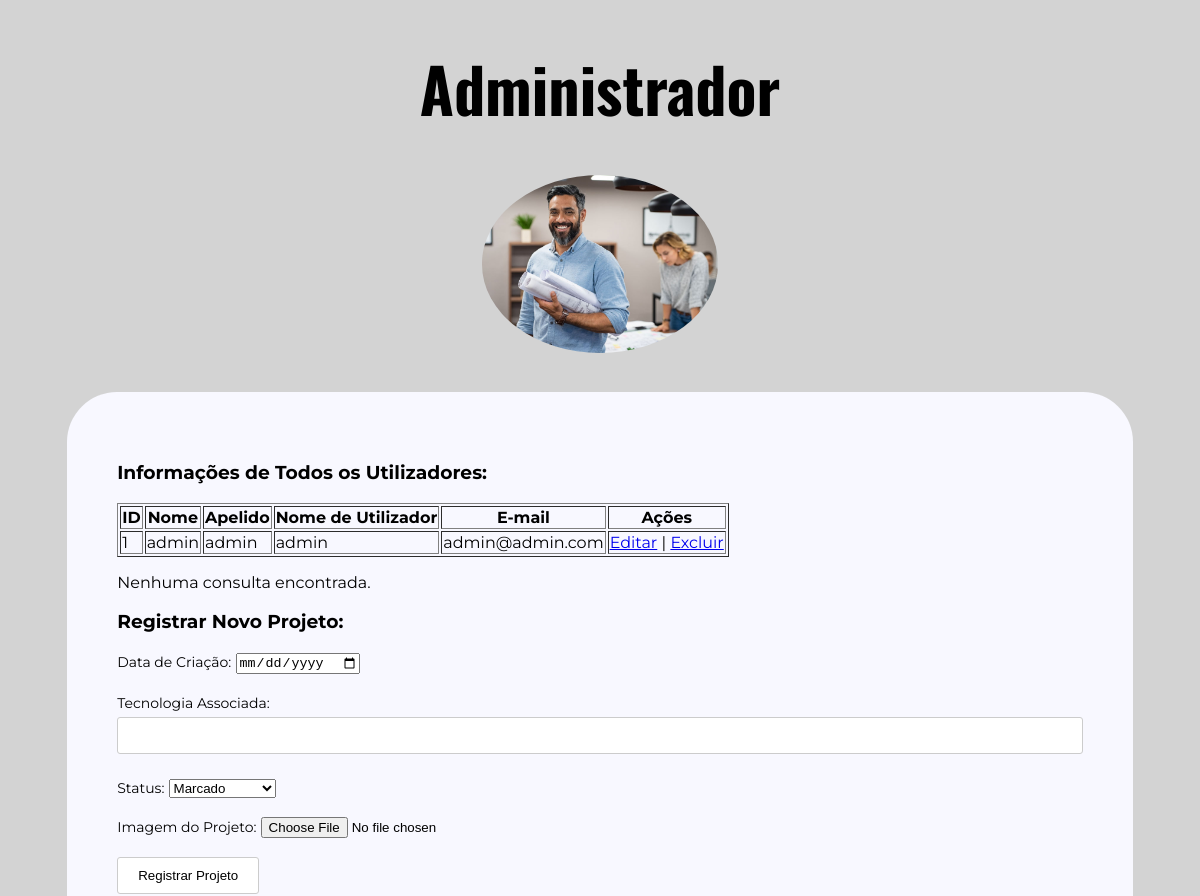
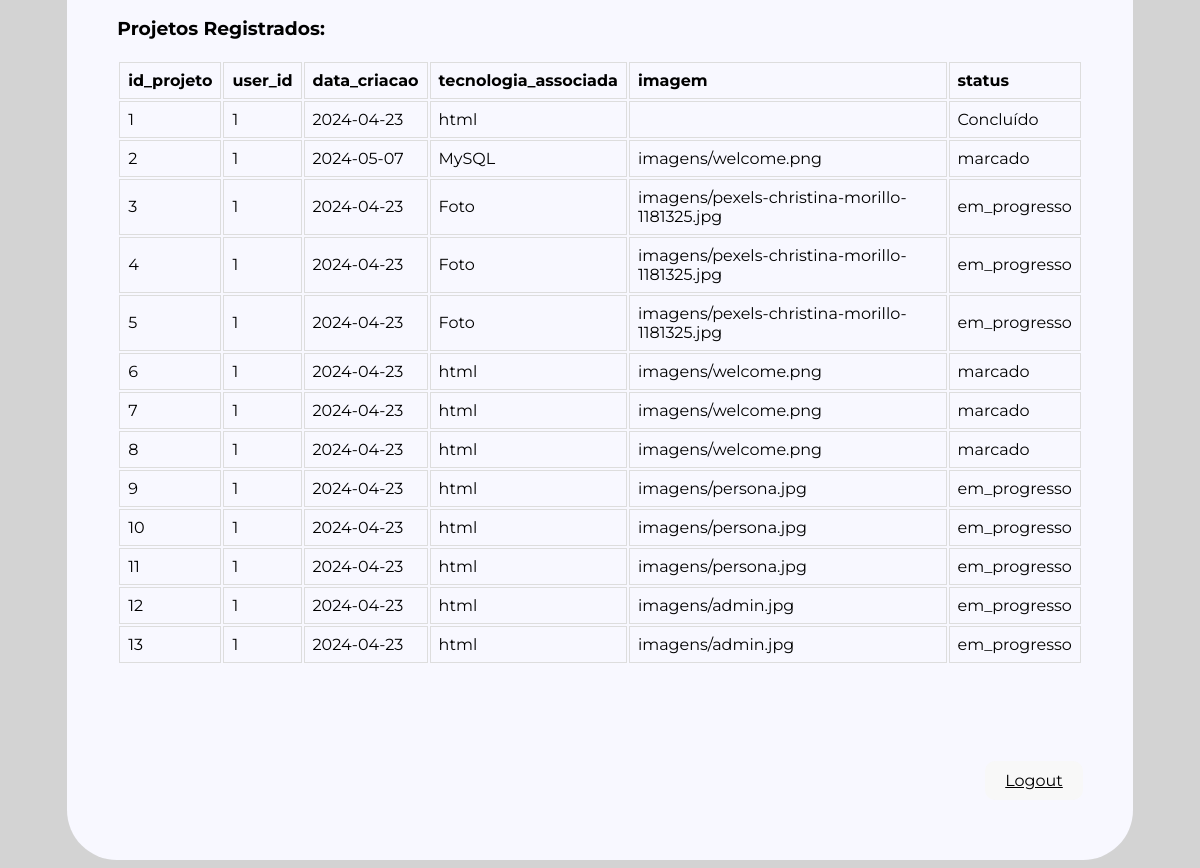
Screenshot of /login/perfil_admin.php (signed in) with the database file from the repository (2 pictures, top to bottom).
### tables this page shows
CREATE TABLE `Utilizadores` (
  `user_id` int(11) NOT NULL,
  `nome` varchar(255) DEFAULT NULL,
  `apelido` varchar(255) DEFAULT NULL,
  `user_name` varchar(255) DEFAULT NULL,
  `email` varchar(255) DEFAULT NULL,
  `password` varchar(255) DEFAULT NULL,
  `user_type` varchar(255) DEFAULT NULL
);

CREATE TABLE `Projetos` (
  `id_projeto` int(11) NOT NULL,
  `user_id` int(11) DEFAULT NULL,
  `data_criacao` date DEFAULT NULL,
  `tecnologia_associada` varchar(255) DEFAULT NULL,
  `imagem` blob,
  `status` varchar(255) DEFAULT NULL
);

### login/perfil_admin.php (the view, shortened to what this page needs)
<?php
 $conn = MysqliConnection::getInstance()->getConnection();
$sql_projetos = "SELECT * FROM projetos";
$result_projetos = $conn->query($sql_projetos);
?>
<!DOCTYPE html>
<html lang="pt">
<head>
</head>
<body class="p-3 m-0 border-0 bd-example m-0 border-0">
    <h1 id="perfil-h1">Administrador</h1>
    <p style="text-align:center;"><img src="imagens/img4.jpg" alt="persona" width="20%" height="auto" style="border-radius:50%;"></p>
    <div class="caixa1 row" style="padding:50px;">
    <?php
    $servername = "localhost";
    $username = "root";
    $password_db = "root";
    $dbname = "cpphp_ex";
    $conn = new mysqli($servername, $username, $password_db, $dbname);
    $sql_users = "SELECT * FROM utilizadores";
    $result_users = $conn->query($sql_users);
    if ($result_users->num_rows > 0) {
        echo "<h3>Informações de Todos os Utilizadores:</h3>";
        echo "<table border='1'>";
        echo "<tr><th>ID</th><th>Nome</th><th>Apelido</th><th>Nome de Utilizador</th><th>E-mail</th><th>Ações</th></tr>";
        while ($row = $result_users->fetch_assoc()) {
            $user_id = $row['user_id'];
            $nome = $row['nome'];
            $apelido = $row['apelido'];
            $user_name = $row['user_name'];
            $email = $row['email'];
            echo "<tr><td>$user_id</td><td>$nome</td><td>$apelido</td><td>$user_name</td><td>$email</td>";
            echo "<td><a href='editar_perfil_admin.php?user_id=$user_id'>Editar</a> | <a href='excluir_utilizador_admin.php?user_id=$user_id'>Excluir</a></td></tr>";
        }
        echo "</table>";
    } else {
        echo "<p>Nenhum usuário encontrado.</p>";
    }
    $sql_consultas = "SELECT * FROM consultas";
    $result_consultas = $conn->query($sql_consultas);
    if ($result_consultas->num_rows > 0) {
        echo "<h3>Reuniões Marcadas:</h3>";
        echo "<table border='1'>";
        echo "<tr><th>ID</th><th>ID do Utilizador</th><th>Data</th><th>Horário</th><th>Ações</th></tr>";
        while ($row = $result_consultas->fetch_assoc()) {
            $consulta_id = $row['id'];
            $user_id = $row['user_id'];
            $data = $row['data'];
            $horario = $row['horario'];
            echo "<tr><td>$consulta_id</td><td>$user_id</td><td>$data</td><td>$horario</td>";
            echo "<td><a href='editar_consulta_admin.php?consulta_id=$consulta_id'>Editar</a> | <a href='excluir_consulta_admin.php?consulta_id=$consulta_id'>Excluir</a></td></tr>";
        }
        echo "</table>";
    } else {
        echo "<p>Nenhuma consulta encontrada.</p>";
    }
    ?>
    <h3>Registrar Novo Projeto:</h3>
    <form method="POST" action="<?php echo htmlspecialchars($_SERVER["PHP_SELF"]); ?>" enctype="multipart/form-data">
        <label for="data_criacao">Data de Criação:</label>
        <input type="date" id="data_criacao" name="data_criacao" required><br><br>
        <label for="tecnologia_associada">Tecnologia Associada:</label>
        <input type="text" id="tecnologia_associada" name="tecnologia_associada" required><br><br>
        <label for="status">Status:</label>
        <select id="status" name="status">
            <option value="marcado">Marcado</option>
        </select><br><br>
        <label for="user_image">Imagem do Projeto:</label>
        <input type="file" id="user_image" name="user_image" accept="image/*" required><br><br>
        <input type="submit" value="Registrar Projeto">
    </form>
    <h3>Projetos Registrados:</h3>
    <table class="user-table">
    <tr>
        <th>id_projeto</th>
        <th>user_id</th>
        <th>data_criacao</th>
        <th>tecnologia_associada</th>
        <th>imagem</th>
        <th>status</th>
    </tr>
    <?php
    if ($result_projetos->num_rows > 0) {
        while ($projetos = $result_projetos->fetch_object()) {
            ?>
            <tr>
                <td><?php echo $projetos->id_projeto; ?></td>
                <td><?php echo $projetos->user_id; ?></td>
                <td><?php echo $projetos->data_criacao; ?></td>
                <td><?php echo $projetos->tecnologia_associada; ?></td>
                <td><?php echo $projetos->imagem; ?></td>
                <td><?php echo $projetos->status; ?></td>
            </tr>
            <?php
        }
    } else {
        ?>
        <tr>
            <td colspan="1">Nenhum projeto encontrado.</td>
        </tr>
        <?php
    }
    ?>
</table>
    <a href="index.php" id="botaoSair">Logout</a>
</div>
</body>
</html>

### login/perfil_admin.php (style rules this page uses)
* { box-sizing: border-box; }
.row::after { content: ""; clear: both; display: table; }
.row>* { padding-right: 0; padding-left: 0; }
body { font-family: 'Montserrat', sans-serif; background-color: rgba(211, 211, 211, 1); }
.caixa1.row { width: 60%; margin:auto; margin-top: 5%; border-radius:50px; background-color: RGBA( 248, 248, 255, 1 ); }
label { color: black; font-size:14px; font-family: 'Montserrat', sans-serif; }
input[type="text"], input[type="password"] { width: 100%; padding: 10px; margin: 5px 0; border: 1px solid #ccc; border-radius: 3px; }
input[type="submit"] { background-color: white; color: black; padding: 10px 20px; border:1px solid #ccc; border-radius: 3px; cursor: pointer; }
form { margin: auto; }
.caixa1.row { width:90%; margin:auto; margin-top: 3%; border-radius:50px; }
#perfil-h1 { font-family: 'Oswald', sans-serif; color: black; font-size: 62px; text-align:center; }
.user-table { width: 100%; margin-top: 20px; }
.user-table th, .user-table td { border: 1px solid #ddd; padding: 8px; text-align: left; }
#botaoSair { background-color: #f8f8f8; border: none; border-radius: 10px; color:#000000; padding:10px 20px; margin-top: 10%; float: right; clear: both; margin-bottom: 10px; }

### rows the page displays
utilizadores: user_id "1", nome "admin", apelido "admin", user_name "admin", email "admin@admin.com"
projetos: id_projeto "1", user "1", data_criacao "2024-04-23", tecnologia_associada "html", status "Concluído"
projetos: id_projeto "2", user "1", data_criacao "2024-05-07", tecnologia_associada "MySQL", imagem "imagens/welcome.png", status "marcado"
projetos: id_projeto "3", user "1", data_criacao "2024-04-23", tecnologia_associada "Foto", imagem "imagens/pexels-christina-morillo-1181325.jpg", status "em_progresso"
projetos: id_projeto "4", user "1", data_criacao "2024-04-23", tecnologia_associada "Foto", imagem "imagens/pexels-christina-morillo-1181325.jpg", status "em_progresso"
projetos: id_projeto "5", user "1", data_criacao "2024-04-23", tecnologia_associada "Foto", imagem "imagens/pexels-christina-morillo-1181325.jpg", status "em_progresso"
projetos: id_projeto "6", user "1", data_criacao "2024-04-23", tecnologia_associada "html", imagem "imagens/welcome.png", status "marcado"
projetos: id_projeto "7", user "1", data_criacao "2024-04-23", tecnologia_associada "html", imagem "imagens/welcome.png", status "marcado"
projetos: id_projeto "8", user "1", data_criacao "2024-04-23", tecnologia_associada "html", imagem "imagens/welcome.png", status "marcado"
projetos: id_projeto "9", user "1", data_criacao "2024-04-23", tecnologia_associada "html", imagem "imagens/persona.jpg", status "em_progresso"
projetos: id_projeto "10", user "1", data_criacao "2024-04-23", tecnologia_associada "html", imagem "imagens/persona.jpg", status "em_progresso"
projetos: id_projeto "11", user "1", data_criacao "2024-04-23", tecnologia_associada "html", imagem "imagens/persona.jpg", status "em_progresso"
projetos: id_projeto "12", user "1", data_criacao "2024-04-23", tecnologia_associada "html", imagem "imagens/admin.jpg", status "em_progresso"
projetos: id_projeto "13", user "1", data_criacao "2024-04-23", tecnologia_associada "html", imagem "imagens/admin.jpg", status "em_progresso"
